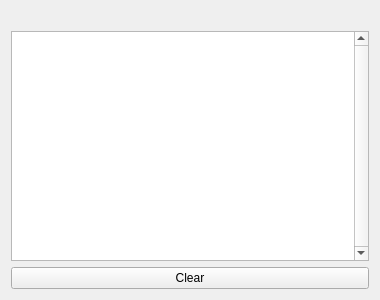
<?xml version="1.0" encoding="UTF-8"?>
<ui version="4.0">
 <class>QSYMonitor</class>
 <widget class="QWidget" name="QSYMonitor">
  <property name="geometry">
   <rect>
    <x>0</x>
    <y>0</y>
    <width>380</width>
    <height>300</height>
   </rect>
  </property>
  <property name="sizePolicy">
   <sizepolicy hsizetype="Preferred" vsizetype="Preferred">
    <horstretch>0</horstretch>
    <verstretch>0</verstretch>
   </sizepolicy>
  </property>
  <property name="minimumSize">
   <size>
    <width>380</width>
    <height>0</height>
   </size>
  </property>
  <property name="maximumSize">
   <size>
    <width>16777215</width>
    <height>16777215</height>
   </size>
  </property>
  <property name="windowTitle">
   <string>QSYMonitor</string>
  </property>
  <layout class="QVBoxLayout" name="verticalLayout_2">
   <item>
    <layout class="QVBoxLayout" name="verticalLayout">
     <item>
      <widget class="QLabel" name="qsyMonitorLabel">
       <property name="text">
        <string/>
       </property>
      </widget>
     </item>
     <item>
      <widget class="QTextBrowser" name="QSYMonitorTextBrowser">
       <property name="sizePolicy">
        <sizepolicy hsizetype="Expanding" vsizetype="Expanding">
         <horstretch>0</horstretch>
         <verstretch>0</verstretch>
        </sizepolicy>
       </property>
       <property name="verticalScrollBarPolicy">
        <enum>Qt::ScrollBarAlwaysOn</enum>
       </property>
      </widget>
     </item>
     <item>
      <widget class="QPushButton" name="clearButton">
       <property name="text">
        <string>Clear</string>
       </property>
      </widget>
     </item>
    </layout>
   </item>
  </layout>
 </widget>
 <resources/>
 <connections/>
</ui>
